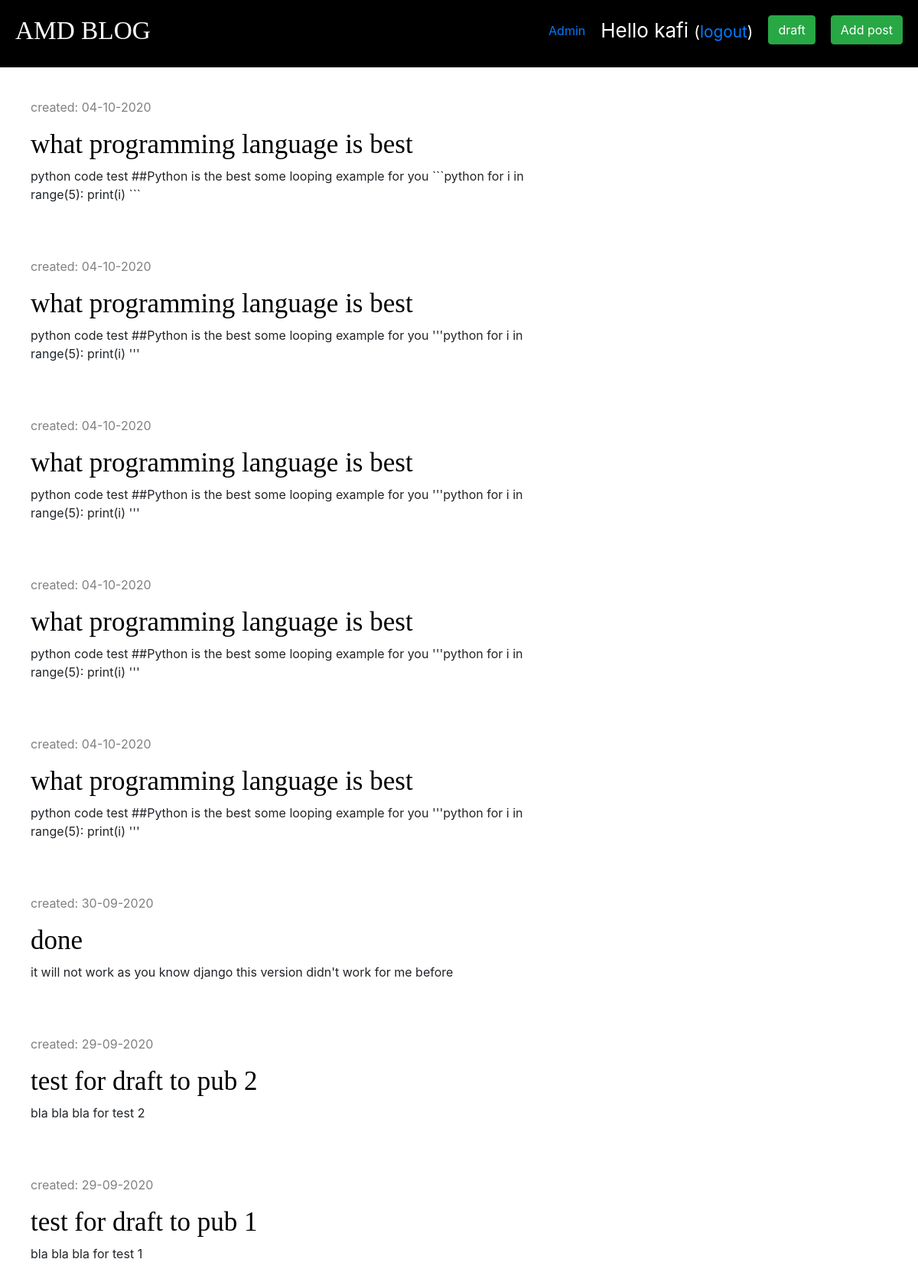
Before: /drafts/ (signed in) with the older database file.
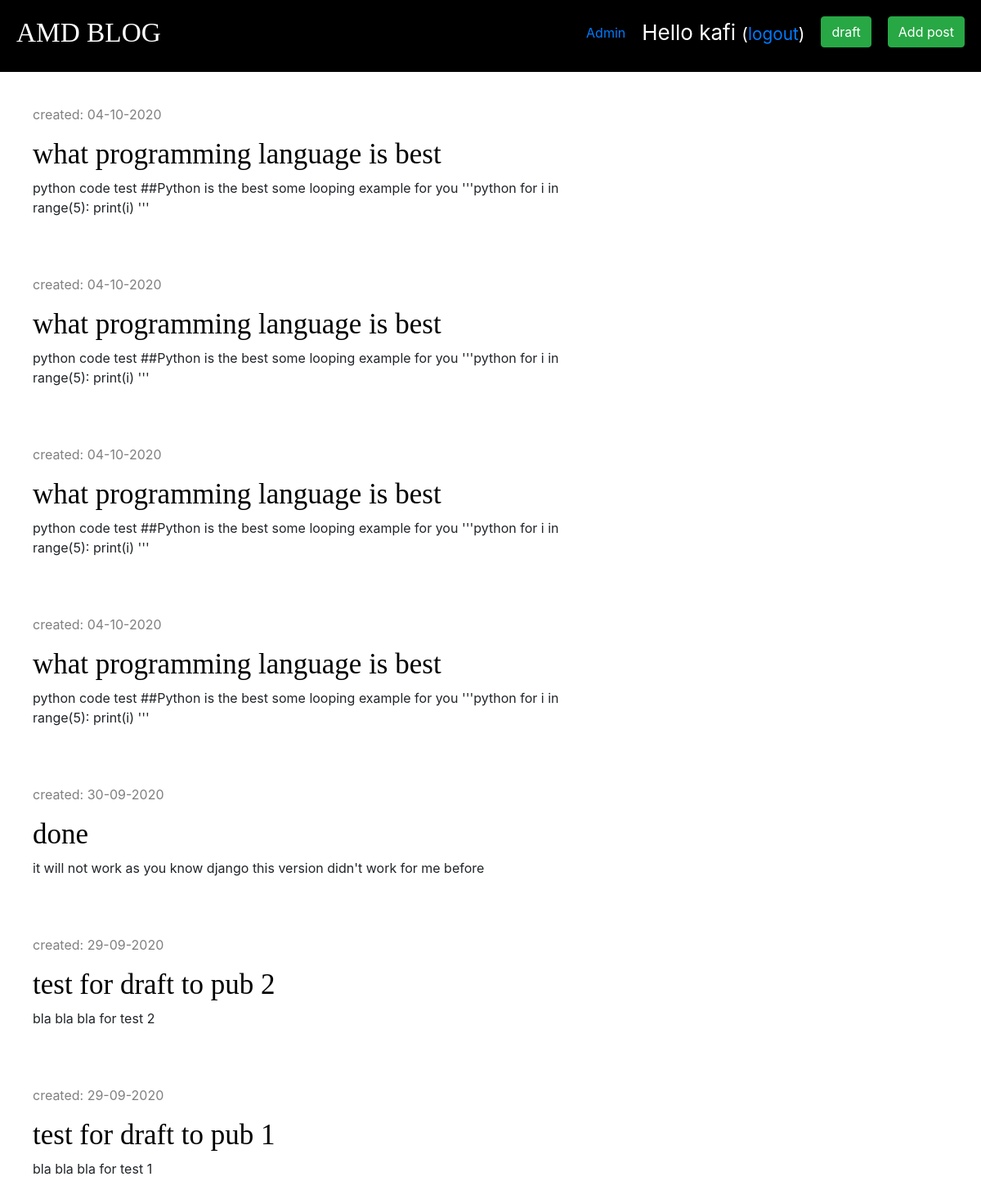
After: the same page with the newer database file.
### blog/models.py (models this page shows, shortened)
class Post(models.Model):
    author = models.ForeignKey('auth.User', on_delete=models.CASCADE)
    title = models.CharField(max_length=200)
    text = models.TextField()
    created_date = models.DateTimeField(default=timezone.now)
    published_date = models.DateTimeField(blank=True, null=True)

### blog/views.py (the view)
# urls.py: path('drafts/', views.post_draft_list, name='post_draft_list'),
@login_required
def post_draft_list(request):
    posts = Post.objects.filter(published_date__isnull=True).order_by('-created_date')
    stuff_for_frontend = {'posts': posts}
    return render(request, 'blog/post_draft_list.html', stuff_for_frontend)

### blog/templates/blog/post_draft_list.html (shortened to what this page needs)
{% extends 'blog/base.html' %}
{% block content %}
    {% for post in posts %}
		<div class="post">
			<p class="date">created: {{ post.created_date|date:'d-m-Y' }}</p>
			<h1><a href="{% url 'post_detail' pk=post.pk %}">{{ post.title }}</a></h1>
			<p>{{ post.text|truncatechars:200 }}</p>
		</div>
	{% endfor %}
{% endblock content %}

Changed rows visible on the page:
no longer on this page (row edited): Post: created_date "04-10-2020", title "what programming language is best", text "python code test ##Python is the best some looping example for you ```python for i in range(5): print(i) ```"
